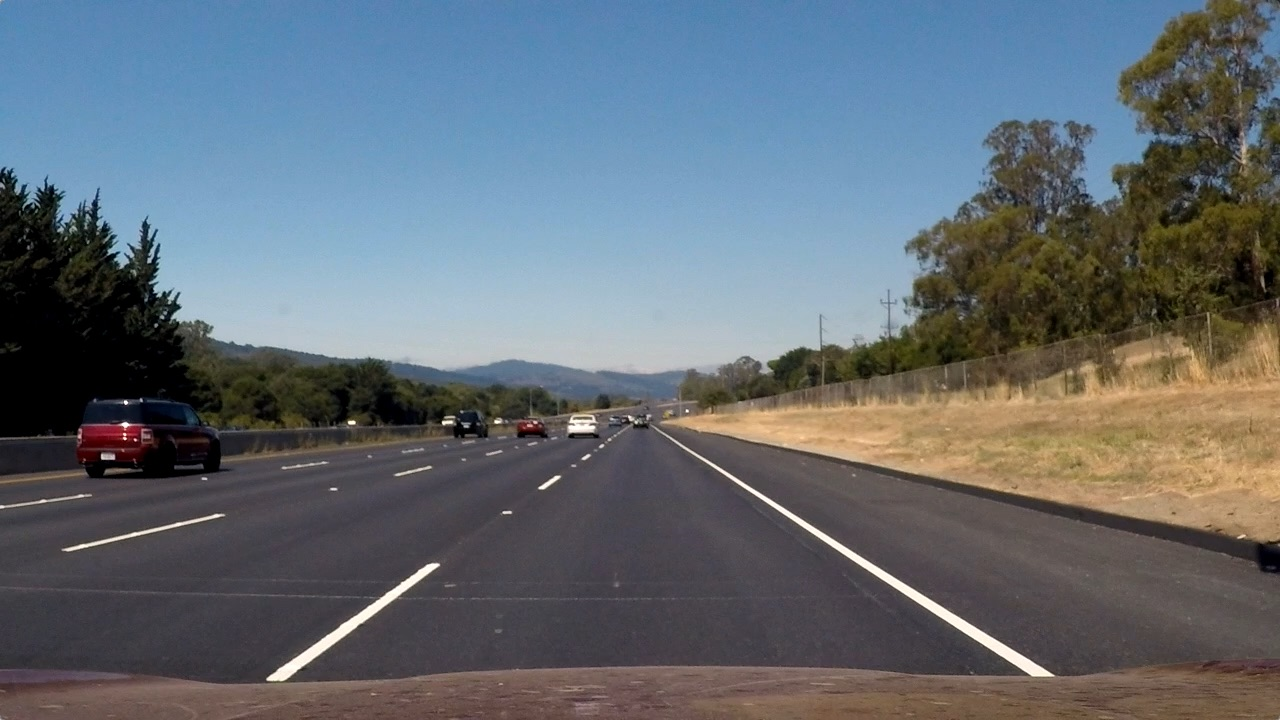
#> input picture project02 advanced lane lines/test_images/straight_lines2.jpg, 1280 x 720 px
$ python color.py   (older library calls are emulated)
#> lines starting #> are read from the running program, lines starting #| are printed output that depends on the picture; after the words box and inside, x2 and y2 are one past the last pixel; in counts of white or black regions, pixels touching at a corner belong together
### project02 advanced lane lines/camera.py
import matplotlib.pyplot as plt
import matplotlib.image as mpimg
import cv2
import os
from collections import deque
import numpy as np
from moviepy.editor import VideoFileClip
from os.path import join, basename

import numpy as np
import cv2
import matplotlib.pyplot as plt
import matplotlib.image as mpimg
import pickle
import pdb

import numpy as np
import cv2
import glob
import matplotlib.pyplot as plt

import os.path


# # Imports for Jupyter
# %matplotlib inline

import logging

from utils import show_two_images


from matplotlib.pyplot import  figure


logging.basicConfig(format='%(asctime)s %(levelname)-8s [%(filename)s:%(lineno)d] %(message)s',
                    datefmt='%Y-%m-%d:%H:%M:%S',
                    level=logging.INFO)
logger = logging.getLogger(__name__)


def calibrate_camera(reuse=True):
    pickle_filename = 'calibration_pickle.p'
    if reuse and os.path.isfile(pickle_filename):
        dist_pickle = pickle.load(open(pickle_filename, "rb"))

        ret = dist_pickle["ret"]
        mtx = dist_pickle["mtx"]
        dist = dist_pickle["dist"]
        rvecs = dist_pickle["rvecs"]
        tvecs = dist_pickle["tvecs"]
        return ret, mtx, dist, rvecs, tvecs

    x = 9
    y = 6
    objp = np.zeros((x*y,3), np.float32)
    objp[:,:2] = np.mgrid[0:x, 0:y].T.reshape(-1,2)

    # Arrays to store object points and image points from all the images.
    objpoints = [] # 3d points in real world space
    imgpoints = [] # 2d points in image plane.

    # Make a list of calibration images
    images = glob.glob('camera_cal/cal*.jpg')

    image = mpimg.imread(images[0])
    # gray = cv2.cvtColor(image, cv2.COLOR_RGB2GRAY)  # cv2.COLOR_BGR2GRAY
    img_size = (image.shape[1], image.shape[0])

    # Step through the list and search for chessboard corners
    for idx, fname in enumerate(images):
        img = cv2.imread(fname)
        gray = cv2.cvtColor(img, cv2.COLOR_BGR2GRAY)

        # Find the chessboard corners
        ret, corners = cv2.findChessboardCorners(gray, (x,y), None)

        # If found, add object points, image points
        if ret == True:
            objpoints.append(objp)
            imgpoints.append(corners)

            # # Draw and display the corners
            # cv2.drawChessboardCorners(img, (8,6), corners, ret)
            # #write_name = 'corners_found'+str(idx)+'.jpg'
            # #cv2.imwrite(write_name, img)
            # cv2.imshow('img', img)
            # plt.show()

    ret, mtx, dist, rvecs, tvecs = cv2.calibrateCamera(objpoints, imgpoints, img_size, None, None)
    dist_pickle = {
        'ret': ret,
        'mtx': mtx,
        'dist': dist,
        'rvecs': rvecs,
        'tvecs': tvecs
    }
    pickle.dump(dist_pickle, open("calibration_pickle.p", "wb"))
    return ret, mtx, dist, rvecs, tvecs


def undistort(image, mtx, dist, debug=False):
    frame = cv2.undistort(image, mtx, dist, newCameraMatrix=mtx)

    if debug:
        show_two_images(image, frame, "original vs. calibrated")

    return frame


def warp_to_birdeye(image, debug=False):
    h, w = image.shape[0], image.shape[1]

    # # calibrated for image1
    # src = np.array([
    #     [310, 650],
    #     [1001, 650],
    #     [565, 470],
    #     [719, 470],
    # ], np.float32)

    # calibrated for image2
    src = np.array([
        [313, 650],
        [1001, 650],
        [565, 470],
        [722, 470],
    ], np.float32)

    width = w * 0.15
    height = h * 0.05
    dst = np.array([
        [0 + width, h - height],
        [w - width, h - height],
        [0 + width, 0 + height],
        [w - width, 0 + height]
    ], np.float32)

    M = cv2.getPerspectiveTransform(src, dst)
    Minv = cv2.getPerspectiveTransform(dst, src)
    warped = cv2.warpPerspective(image, M, (w, h), flags=cv2.INTER_LINEAR)

    if debug:
        f, axarray = plt.subplots(1, 2)
        f.set_facecolor('white')
        axarray[0].set_title('Before perspective transform')
        axarray[0].imshow(image, cmap='gray')
        for point in src:
            axarray[0].plot(*point, '.')
        axarray[1].set_title('After perspective transform')
        axarray[1].imshow(warped, cmap='gray')
        for point in dst:
            axarray[1].plot(*point, '.')
        for axis in axarray:
            axis.set_axis_off()
        plt.show()

    return warped, M, Minv


# [26 lines that do not run on import are left out]

### project02 advanced lane lines/utils.py
import matplotlib.pyplot as plt
import matplotlib.image as mpimg
import cv2
import os
from collections import deque
import numpy as np
from moviepy.editor import VideoFileClip
from os.path import join, basename

import numpy as np
import cv2
import matplotlib.pyplot as plt
import matplotlib.image as mpimg
import pickle
import pdb

import numpy as np
import cv2
import glob
import matplotlib.pyplot as plt

import os.path


# # Imports for Jupyter
# %matplotlib inline

import logging
logging.basicConfig(format='%(asctime)s %(levelname)-8s [%(filename)s:%(lineno)d] %(message)s',
                    datefmt='%Y-%m-%d:%H:%M:%S',
                    level=logging.INFO)
logger = logging.getLogger(__name__)


# [10 lines left out: function show_two_images, not called in this run]


def show_image(image, title="Two Images", cmap=None):
    f, ax1 = plt.subplots(1, 1, figsize=(14, 9))
    f.suptitle(title, fontsize=16)
    f.tight_layout()
    ax1.imshow(image, cmap=cmap)
    # [4 lines of commented-out code are left out]
    plt.show()


def add_info(image, image1, image2=None, image3=None, data={}):
    # frame = image.copy()
    h, w = image.shape[0], image.shape[1]
    thumbnail_ratio = 0.2
    thumbnail_h, thumbnail_w = int(thumbnail_ratio * h), int(thumbnail_ratio * w)
    off_x, off_y = 20, 15

    # Add a bar
    mask = image.copy()
    mask = cv2.rectangle(mask, pt1=(0, 0), pt2=(w, thumbnail_h+2*off_y), color=(0, 0, 0), thickness=cv2.FILLED)
    frame = cv2.addWeighted(src1=mask, alpha=0.2, src2=image, beta=0.8, gamma=0)

    # thumb1
    thumb1 = cv2.resize(image1, dsize=(thumbnail_w, thumbnail_h))
    frame[off_y:thumbnail_h+off_y, off_x:off_x+thumbnail_w, :] = thumb1

    # thumb2
    if image2 is not None:
        thumb2 = cv2.resize(image2, dsize=(thumbnail_w, thumbnail_h))
        frame[off_y:thumbnail_h+off_y, 2*off_x+thumbnail_w:2*(off_x+thumbnail_w), :] = thumb2

    # thumb3
    if image3 is not None:
        thumb3 = cv2.resize(image3, dsize=(thumbnail_w, thumbnail_h))
        frame[off_y:thumbnail_h+off_y, 3*off_x+2*thumbnail_w:3*(off_x+thumbnail_w), :] = thumb3

    for i, key in enumerate(data):
        value = data[key]
        cv2.putText(img=frame,
                    text=f"{key}: {value}",
                    org=(860, 60 + i * 30),
                    fontFace=cv2.FONT_HERSHEY_PLAIN,
                    fontScale=1,
                    color=(255, 255, 255),
                    thickness=1,
                    lineType=cv2.LINE_AA)

    return frame


def binary_to_image(binary_matrix):
    return np.dstack([binary_matrix, binary_matrix, binary_matrix]) * 255


def gray_to_image(gray):
    return cv2.cvtColor(gray, cv2.COLOR_GRAY2RGB)


# [7 lines that do not run on import are left out]

    # [9 lines of commented-out code are left out]

### project02 advanced lane lines/color.py
import matplotlib.pyplot as plt
import matplotlib.image as mpimg
import cv2
import os
from collections import deque
import numpy as np
from moviepy.editor import VideoFileClip
from os.path import join, basename

import numpy as np
import cv2
import matplotlib.pyplot as plt
import matplotlib.image as mpimg
import pickle
import pdb


import logging

from camera import calibrate_camera, undistort, warp_to_birdeye
from utils import show_two_images, add_info, binary_to_image, show_image

logging.basicConfig(format='%(asctime)s %(levelname)-8s [%(filename)s:%(lineno)d] %(message)s',
                    datefmt='%Y-%m-%d:%H:%M:%S',
                    level=logging.INFO)
logger = logging.getLogger(__name__)


# [89 lines left out: functions abs_sobel_thresh, mag_thresh, dir_threshold, hls_select, gray_select, rgb_select, not called in this run]


def compute_color_binary(image, debug=False):
    s_thresh = (170, 255)
    sx_thresh = (20, 100)

    img = np.copy(image)
    # Convert to HLS color space and separate the V channel
    hls = cv2.cvtColor(img, cv2.COLOR_RGB2HLS)
    l_channel = hls[:,:,1]
    s_channel = hls[:,:,2]

    # Sobel x
    sobelx = cv2.Sobel(l_channel, cv2.CV_64F, 1, 0) # Take the derivative in x
    abs_sobelx = np.absolute(sobelx) # Absolute x derivative to accentuate lines away from horizontal
    scaled_sobel = np.uint8(255*abs_sobelx/np.max(abs_sobelx))

    # Threshold x gradient
    sxbinary = np.zeros_like(scaled_sobel)
    sxbinary[(scaled_sobel >= sx_thresh[0]) & (scaled_sobel <= sx_thresh[1])] = 1

    # Threshold color channel
    s_binary = np.zeros_like(s_channel)
    s_binary[(s_channel >= s_thresh[0]) & (s_channel <= s_thresh[1])] = 1

    # Stack each channel
    color_binary = np.dstack(( np.zeros_like(sxbinary), sxbinary, s_binary)) * 255

    combined = np.zeros_like(sxbinary)
    combined[((sxbinary == 1) | (s_binary == 1))] = 1

    if debug:
        show_two_images(image, combined, "original vs. color binary", cmap2='gray')

    return combined


if __name__ == '__main__':
    # image = mpimg.imread("test_images/test3.jpg")
    image = mpimg.imread("test_images/straight_lines2.jpg")
#> image is the input picture: shape (720, 1280, 3); mean R, G, B 99.4, 107.7, 115.1
    gray = cv2.cvtColor(image, cv2.COLOR_RGB2GRAY)

    # calibrate camera
    ret, mtx, dist, rvecs, tvecs = calibrate_camera()
#> (reads project02 advanced lane lines/calibration_pickle.p from the repository)
    calibrated_image = undistort(image, mtx, dist, debug=False)

    # color binary
    color_binary = compute_color_binary(calibrated_image, debug=False)
#> in compute_color_binary, `hls = cv2.cvtColor(img, cv2.COLOR_RGB2HLS)`: hls: shape (720, 1280, 3); mean of channels 0, 1, 2 84, 108.3, 62.3
#> in compute_color_binary, `sobelx = cv2.Sobel(l_channel, cv2.CV_64F, 1, 0)`:
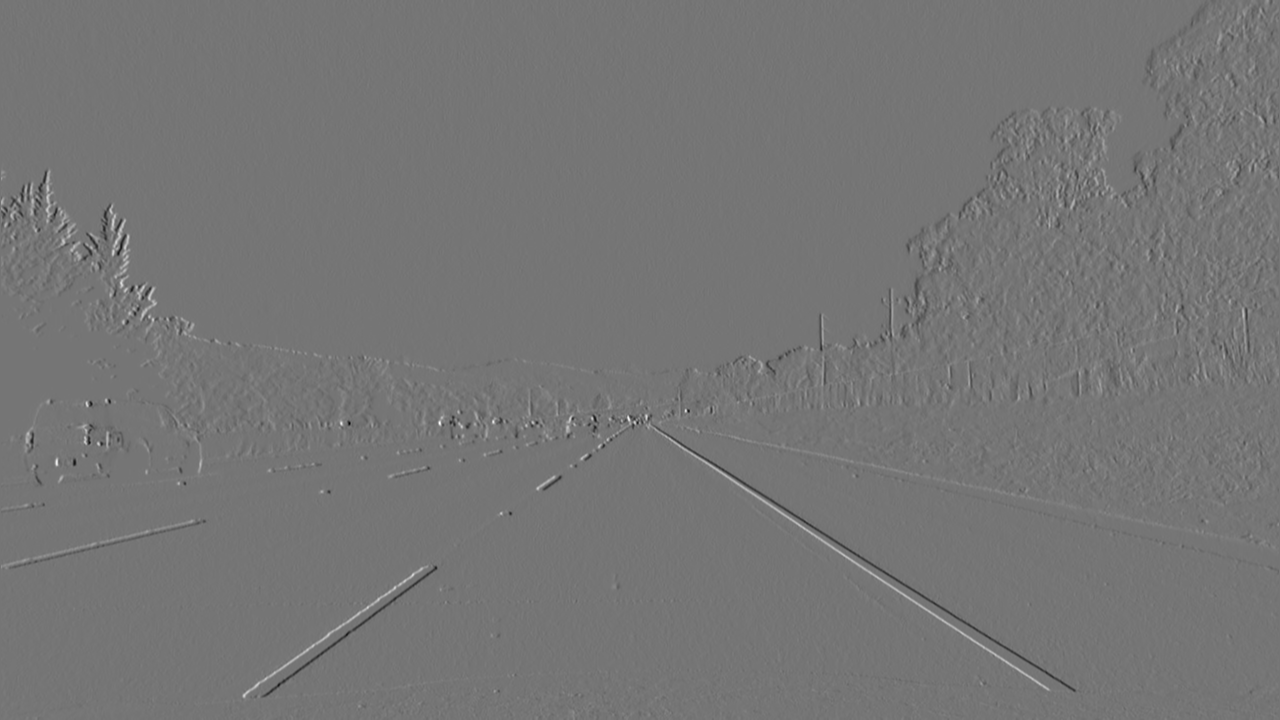
#> sobelx: shape (720, 1280) float64; min -621, max 724, mean 0.1; drawn with min black and max white
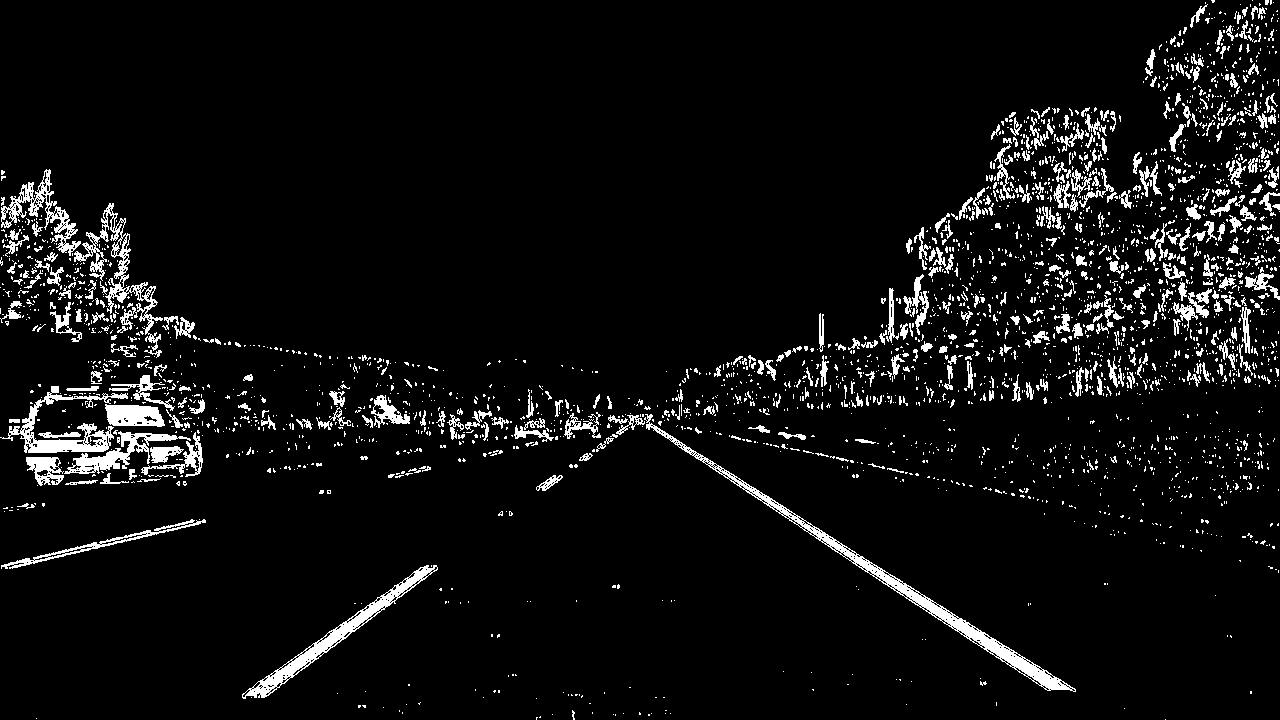
#> color_binary: shape (720, 1280); values 0 (black) and 1 (white), 6% white; 2881 white regions (2477 under 20 px), largest, box (x1, y1, x2, y2) and area: (644, 414, 1076, 692) 4423, (242, 565, 438, 699) 2625, (74, 203, 163, 351) 2224

    # warp
    warp_binary, M, Minv = warp_to_birdeye(color_binary, debug=False)
#> in warp_to_birdeye, `warped = cv2.warpPerspective(image, M, (w, h), flags=cv2.INTER_LINEAR)`:
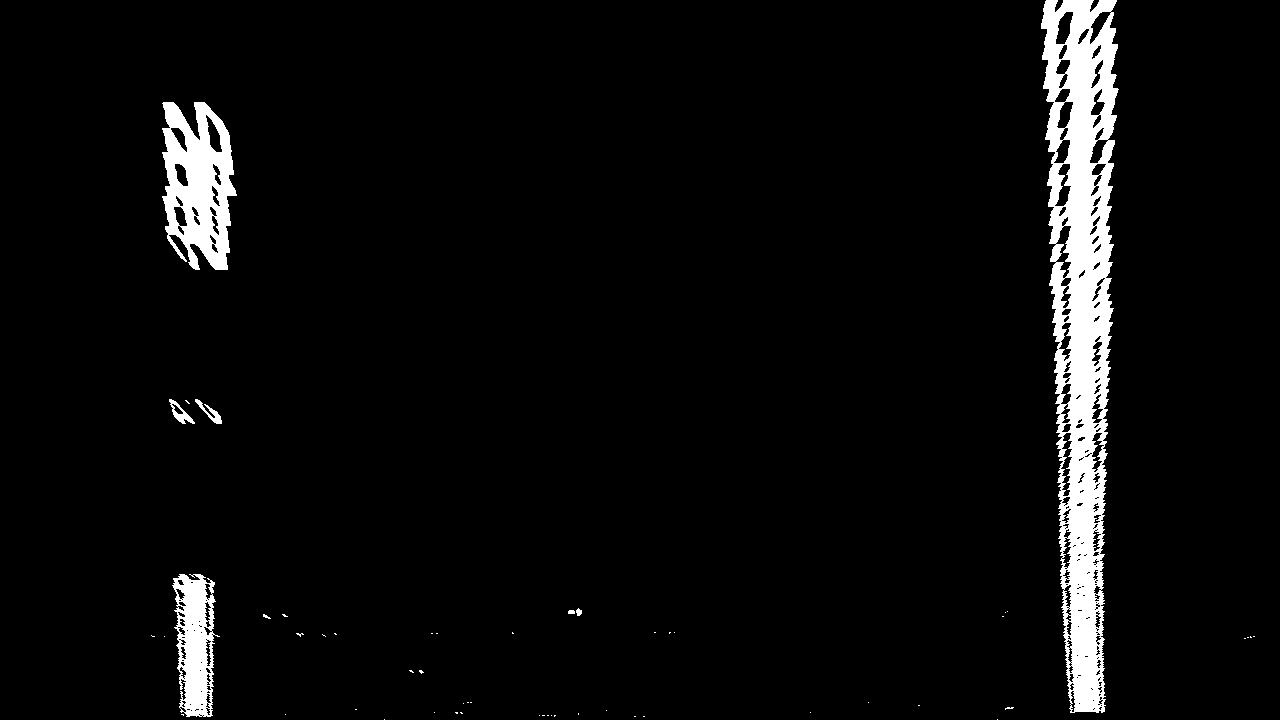
#> warped: shape (720, 1280); values 0 (black) and 1 (white), 4.8% white; 54 white regions (47 under 20 px), largest, box (x1, y1, x2, y2) and area: (1041, 0, 1119, 713) 31166, (162, 102, 237, 270) 7988, (172, 574, 220, 717) 4190
#> M = [[-0.729, -1.48, 1083.3], [2.27e-16, -2.1, 982.8], [0, -0.0024, 1]]; Minv = [[0.168, -0.73, 535.8], [-2.09e-16, -0.476, 467.8], [-3.23e-19, -0.00114, 1]]

    # print(image.shape)
    # print(warp.shape)

    # show images
    color_binary_image = binary_to_image(color_binary)
    warp_image = binary_to_image(warp_binary)
    frame = add_info(image, color_binary_image, warp_image)
#> in add_info, `thumb1 = cv2.resize(image1, dsize=(thumbnail_w, thumbnail_h))`: thumb1: shape (144, 256, 3); 6.1% white in thin lines or dots
#> in add_info, `frame[off_y:thumbnail_h+off_y, off_x:off_x+thumbnail_w, :] = thumb1`: frame: shape (720, 1280, 3); mean R, G, B 92.2, 97, 101.4
#> in add_info, `thumb2 = cv2.resize(image2, dsize=(thumbnail_w, thumbnail_h))`: thumb2: shape (144, 256, 3); 4.8% white; 18 white regions (15 under 20 px), largest, box (x1, y1, x2, y2) and area: (208, 0, 224, 143) 1246, (32, 20, 47, 54) 323, (35, 115, 43, 143) 160
#> in add_info, `frame[off_y:thumbnail_h+off_y, 2*off_x+thumbnail_w:2*(off_x+thumbnail_..`:
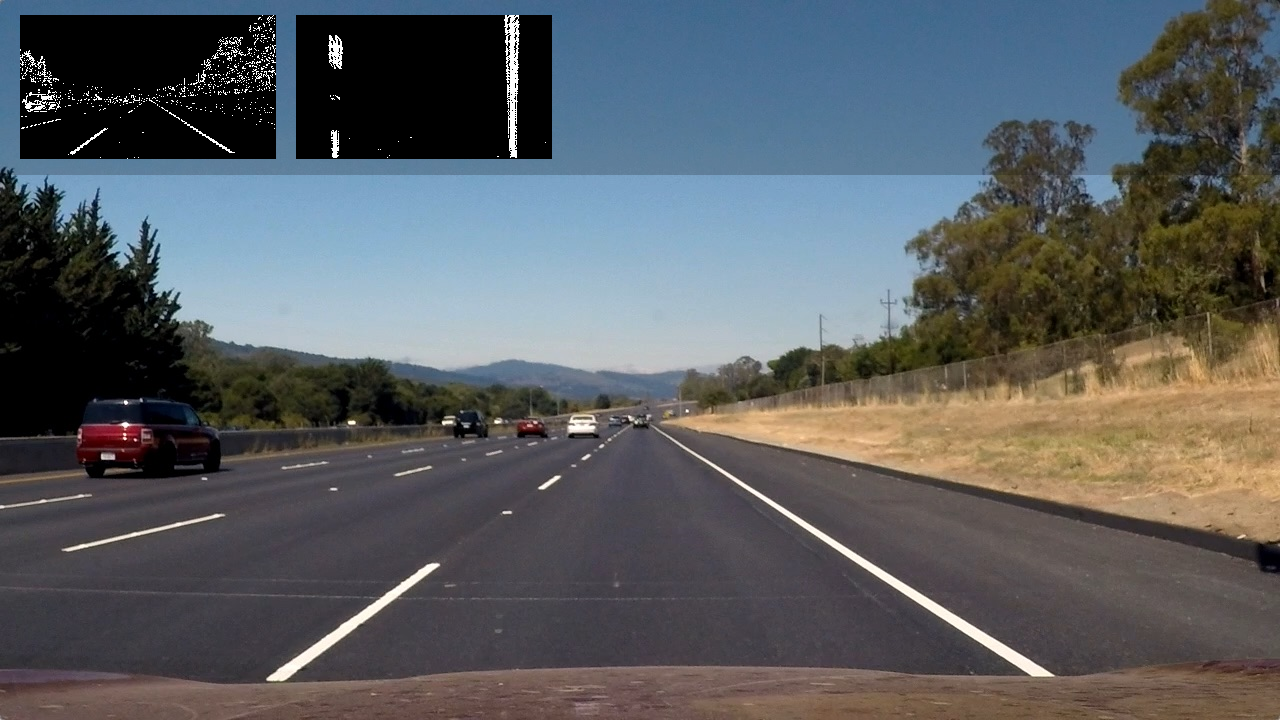
#> frame: shape (720, 1280, 3); mean R, G, B 89.5, 92.9, 96
    show_image(frame)


    #
    # print(image.shape)
    # print(calibrated_image.shape)


    print("done")
    # undistort(image, mtx, dist, debug=True)
